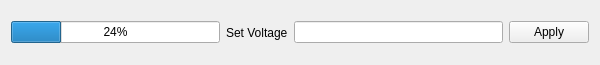
<?xml version="1.0" encoding="UTF-8"?>
<ui version="4.0">
 <class>Form</class>
 <widget class="QWidget" name="Form">
  <property name="geometry">
   <rect>
    <x>0</x>
    <y>0</y>
    <width>600</width>
    <height>65</height>
   </rect>
  </property>
  <property name="windowTitle">
   <string>Form</string>
  </property>
  <layout class="QHBoxLayout" name="horizontalLayout">
   <item>
    <widget class="QProgressBar" name="scan_progress_bar">
     <property name="value">
      <number>24</number>
     </property>
    </widget>
   </item>
   <item>
    <widget class="QLabel" name="label">
     <property name="text">
      <string>Set Voltage</string>
     </property>
    </widget>
   </item>
   <item>
    <widget class="QLineEdit" name="set_voltage_line"/>
   </item>
   <item>
    <widget class="QPushButton" name="apply_button">
     <property name="text">
      <string>Apply</string>
     </property>
    </widget>
   </item>
  </layout>
 </widget>
 <resources/>
 <connections/>
</ui>
